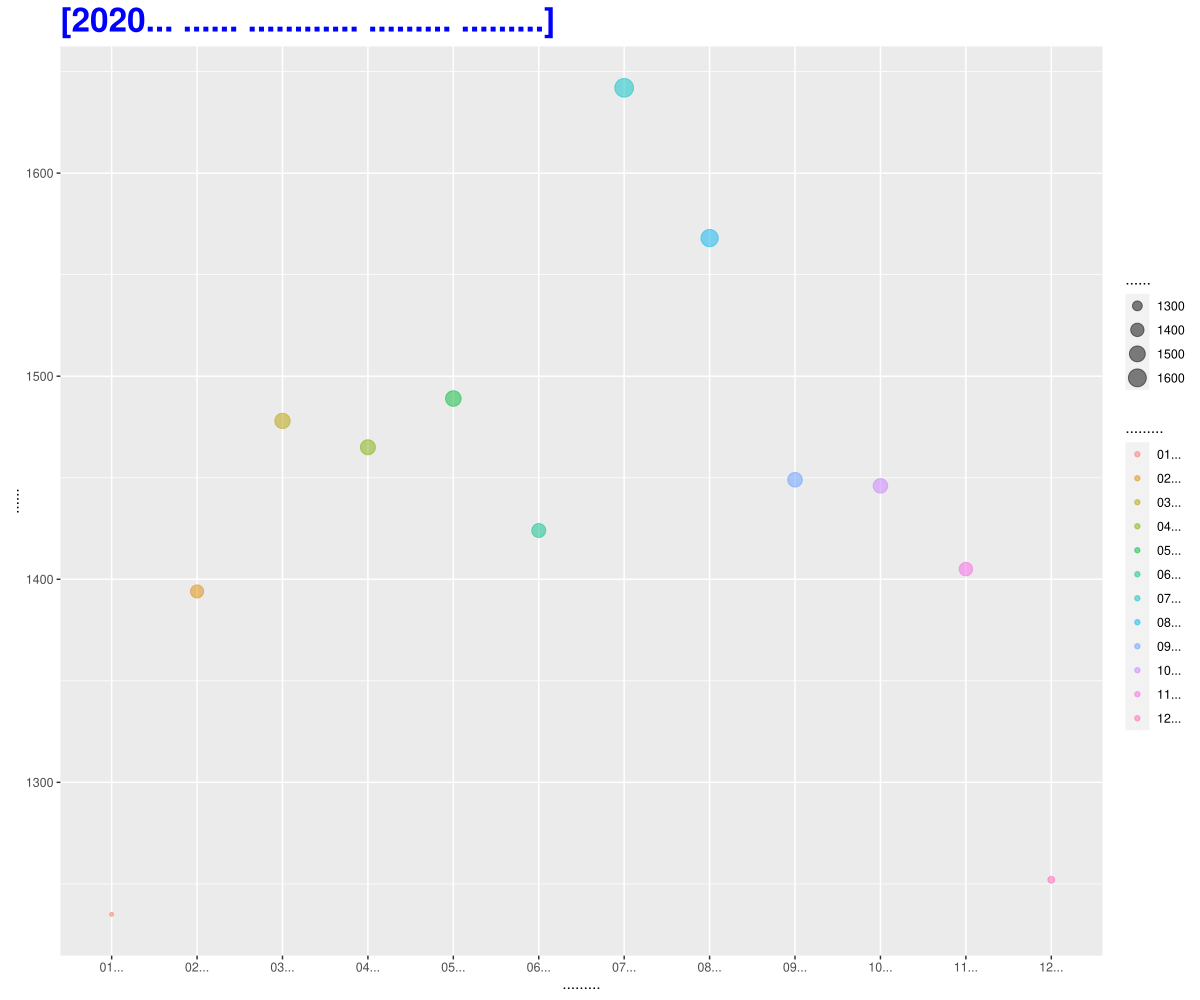

Here is the R script that generated this plot:
library(ggplot2)
library(gapminder)
drive <- read.csv("2020년 일자별 음주운전.csv", header=T)
str(drive)
#point 버전
ggplot(data= drive,mapping = aes(x=사고월,y=합계,color = 사고월,size=합계))+
    geom_point(alpha=0.5)+
    labs(title="[2020년 월별 음주운전 사고수 그래프]", x = "사고월",y="합계")+
    theme(plot.title=element_text(size=24,face="bold",color="blue"))
#bar 버전
ggplot(drive,aes(x=사고월,y=합계,fill = 사고월))+
    geom_bar(stat="identity") + labs(title="< 2020년 월별 음주운전 사고수 그래프 >", x = "사고월",y="합계")+
    theme(plot.title=element_text(size=24,face="bold",color="tomato"))
#일별로 보기
a <- drive %>%
    select(ends_with('일')) %>% head()
b <- a[1,]
str(b)
ggplot(a[1,],aes(x=a[1,],y=사고월))+
    geom_bar(stat="identity") + labs(title="< 2020년 월별 음주운전 그래프 >", x = "사고월",y="합계")+
    theme(plot.title=element_text(size=24,face="bold",color="tomato"))

# pdf() 함수로 저장 경로 파일과 연결
# width와 height로 크기 지정
pdf.options(family = "Korea1deb")
pdf("데이터시각화과제_변지영2.pdf", width = 12, height = 10)

ggplot(data= drive,mapping = aes(x=사고월,y=합계,color = 사고월,size=합계))+
    geom_point(alpha=0.5)+
    labs(title="[2020년 월별 음주운전 사고수 그래프]", x = "사고월",y="합계")+
    theme(plot.title=element_text(size=24,face="bold",color="blue"))
#bar 버전
ggplot(drive,aes(x=사고월,y=합계,fill = 사고월))+
    geom_bar(stat="identity") + labs(title="< 2020년 월별 음주운전 사고수 그래프 >", x = "사고월",y="합계")+
    theme(plot.title=element_text(size=24,face="bold",color="tomato"))
#일별로 보기

        

# dev.off() 함수로 R과 연결된 파일 연결 종료
dev.off()
